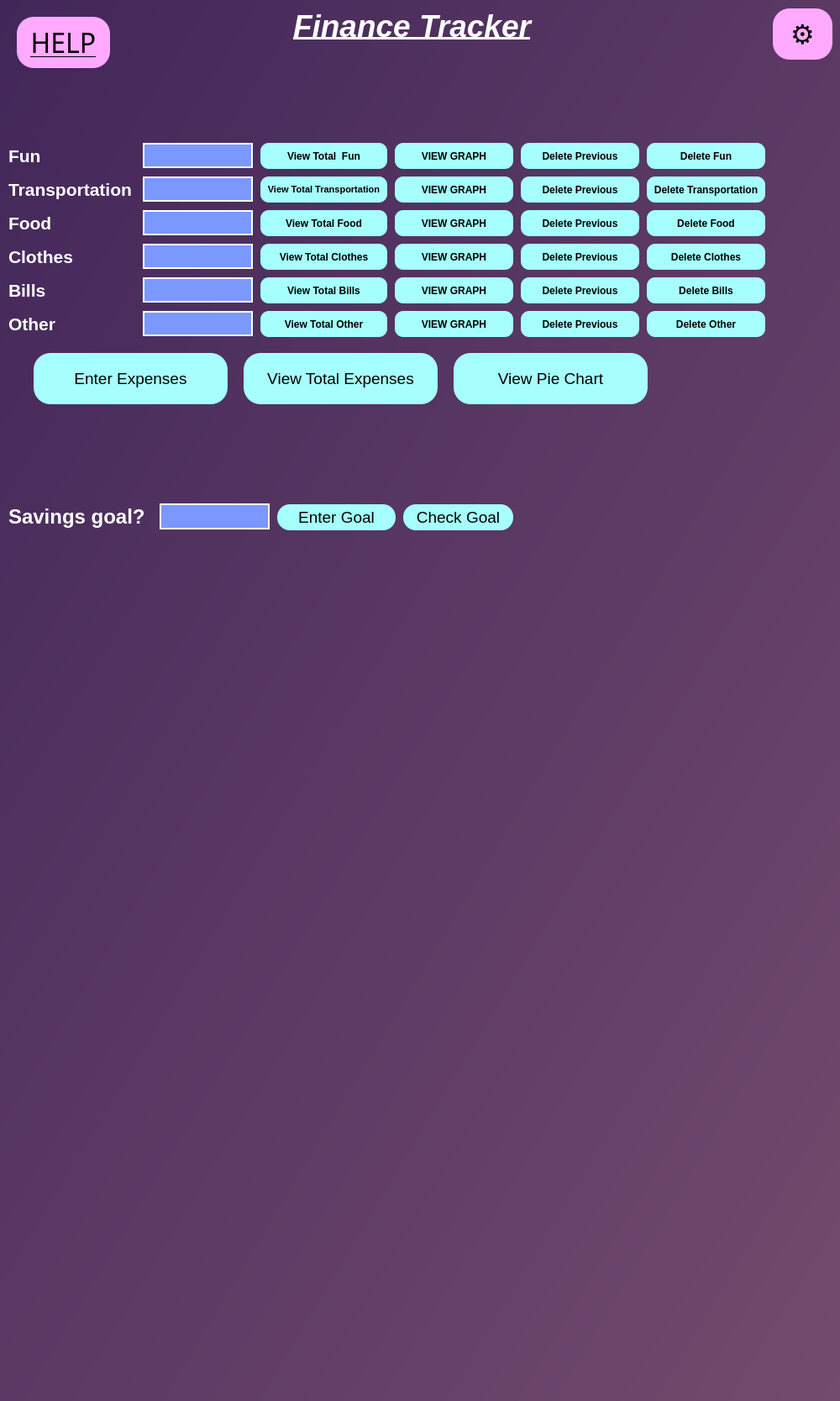
<?xml version="1.0" encoding="UTF-8"?>
<ui version="4.0">
 <class>Dialog</class>
 <widget class="QDialog" name="Dialog">
  <property name="geometry">
   <rect>
    <x>0</x>
    <y>0</y>
    <width>1000</width>
    <height>1667</height>
   </rect>
  </property>
  <property name="windowTitle">
   <string>Finance App</string>
  </property>
  <property name="styleSheet">
   <string notr="true">QDialog#Dialog{
background-color: qlineargradient(spread:pad, x1:0, y1:0, x2:1, y2:1, stop:0 rgba(66, 39, 90, 1), stop:1 rgba(115, 75, 109, 1))
}</string>
  </property>
  <widget class="QLabel" name="label">
   <property name="geometry">
    <rect>
     <x>325</x>
     <y>10</y>
     <width>331</width>
     <height>41</height>
    </rect>
   </property>
   <property name="font">
    <font>
     <pointsize>28</pointsize>
     <weight>75</weight>
     <italic>true</italic>
     <bold>true</bold>
     <underline>true</underline>
     <strikeout>false</strikeout>
     <kerning>true</kerning>
    </font>
   </property>
   <property name="acceptDrops">
    <bool>false</bool>
   </property>
   <property name="autoFillBackground">
    <bool>false</bool>
   </property>
   <property name="styleSheet">
    <string notr="true">color: rgb(255, 255, 255); font-size:28pt;
font-weight:600; 
</string>
   </property>
   <property name="text">
    <string>&lt;html&gt;&lt;head/&gt;&lt;body&gt;&lt;p&gt;Finance Tracker&lt;/p&gt;&lt;/body&gt;&lt;/html&gt;</string>
   </property>
   <property name="alignment">
    <set>Qt::AlignCenter</set>
   </property>
   <property name="wordWrap">
    <bool>false</bool>
   </property>
   <property name="indent">
    <number>150</number>
   </property>
  </widget>
  <widget class="QLabel" name="funLabel">
   <property name="geometry">
    <rect>
     <x>10</x>
     <y>170</y>
     <width>131</width>
     <height>31</height>
    </rect>
   </property>
   <property name="font">
    <font>
     <pointsize>16</pointsize>
     <weight>75</weight>
     <bold>true</bold>
    </font>
   </property>
   <property name="styleSheet">
    <string notr="true">color:rgb(255, 255, 255); font-size: 16pt;</string>
   </property>
   <property name="text">
    <string>Fun</string>
   </property>
  </widget>
  <widget class="QLabel" name="transportationLabel">
   <property name="geometry">
    <rect>
     <x>10</x>
     <y>210</y>
     <width>161</width>
     <height>31</height>
    </rect>
   </property>
   <property name="font">
    <font>
     <pointsize>16</pointsize>
     <weight>75</weight>
     <bold>true</bold>
    </font>
   </property>
   <property name="styleSheet">
    <string notr="true">color:rgb(255, 255, 255); font-size: 16pt;</string>
   </property>
   <property name="text">
    <string>Transportation</string>
   </property>
  </widget>
  <widget class="QLabel" name="foodLabel">
   <property name="geometry">
    <rect>
     <x>10</x>
     <y>250</y>
     <width>141</width>
     <height>31</height>
    </rect>
   </property>
   <property name="font">
    <font>
     <pointsize>16</pointsize>
     <weight>75</weight>
     <bold>true</bold>
    </font>
   </property>
   <property name="styleSheet">
    <string notr="true">color:rgb(255, 255, 255); font-size: 16pt;</string>
   </property>
   <property name="text">
    <string>Food</string>
   </property>
  </widget>
  <widget class="QLabel" name="clothesLabel">
   <property name="geometry">
    <rect>
     <x>10</x>
     <y>290</y>
     <width>141</width>
     <height>31</height>
    </rect>
   </property>
   <property name="font">
    <font>
     <pointsize>16</pointsize>
     <weight>75</weight>
     <bold>true</bold>
    </font>
   </property>
   <property name="styleSheet">
    <string notr="true">color:rgb(255, 255, 255); font-size: 16pt;</string>
   </property>
   <property name="text">
    <string>Clothes </string>
   </property>
  </widget>
  <widget class="QLabel" name="billsLabel">
   <property name="geometry">
    <rect>
     <x>10</x>
     <y>330</y>
     <width>141</width>
     <height>31</height>
    </rect>
   </property>
   <property name="font">
    <font>
     <pointsize>16</pointsize>
     <weight>75</weight>
     <bold>true</bold>
    </font>
   </property>
   <property name="styleSheet">
    <string notr="true">color:rgb(255, 255, 255); font-size: 16pt;</string>
   </property>
   <property name="text">
    <string>Bills</string>
   </property>
  </widget>
  <widget class="QLabel" name="otherLabel">
   <property name="geometry">
    <rect>
     <x>10</x>
     <y>370</y>
     <width>141</width>
     <height>31</height>
    </rect>
   </property>
   <property name="font">
    <font>
     <pointsize>16</pointsize>
     <weight>75</weight>
     <bold>true</bold>
    </font>
   </property>
   <property name="styleSheet">
    <string notr="true">color:rgb(255, 255, 255); font-size: 16pt;</string>
   </property>
   <property name="text">
    <string>Other</string>
   </property>
  </widget>
  <widget class="QLineEdit" name="funEntry">
   <property name="geometry">
    <rect>
     <x>170</x>
     <y>170</y>
     <width>131</width>
     <height>30</height>
    </rect>
   </property>
   <property name="styleSheet">
    <string notr="true">QLineEdit{
background-color: rgb(123, 152, 255);
border: 2px solid rgb(255, 255, 255)
}
QLineEdit:focus{
border: 2px solid rgb(255, 0, 127)

}
</string>
   </property>
  </widget>
  <widget class="QLineEdit" name="transportationEntry">
   <property name="geometry">
    <rect>
     <x>170</x>
     <y>210</y>
     <width>131</width>
     <height>30</height>
    </rect>
   </property>
   <property name="styleSheet">
    <string notr="true">QLineEdit{
background-color: rgb(123, 152, 255);
border: 2px solid rgb(255, 255, 255)
}
QLineEdit:focus{
border: 2px solid rgb(255, 0, 127)

}
</string>
   </property>
  </widget>
  <widget class="QLineEdit" name="foodEntry">
   <property name="geometry">
    <rect>
     <x>170</x>
     <y>250</y>
     <width>131</width>
     <height>30</height>
    </rect>
   </property>
   <property name="styleSheet">
    <string notr="true">QLineEdit{
background-color: rgb(123, 152, 255);
border: 2px solid rgb(255, 255, 255)
}
QLineEdit:focus{
border: 2px solid rgb(255, 0, 127)

}
</string>
   </property>
  </widget>
  <widget class="QLineEdit" name="clothesEntry">
   <property name="geometry">
    <rect>
     <x>170</x>
     <y>290</y>
     <width>131</width>
     <height>30</height>
    </rect>
   </property>
   <property name="styleSheet">
    <string notr="true">QLineEdit{
background-color: rgb(123, 152, 255);
border: 2px solid rgb(255, 255, 255)
}
QLineEdit:focus{
border: 2px solid rgb(255, 0, 127)

}
</string>
   </property>
  </widget>
  <widget class="QLineEdit" name="billsEntry">
   <property name="geometry">
    <rect>
     <x>170</x>
     <y>330</y>
     <width>131</width>
     <height>30</height>
    </rect>
   </property>
   <property name="styleSheet">
    <string notr="true">QLineEdit{
background-color: rgb(123, 152, 255);
border: 2px solid rgb(255, 255, 255)
}
QLineEdit:focus{
border: 2px solid rgb(255, 0, 127)

}
</string>
   </property>
  </widget>
  <widget class="QLineEdit" name="otherEntry">
   <property name="geometry">
    <rect>
     <x>170</x>
     <y>370</y>
     <width>131</width>
     <height>30</height>
    </rect>
   </property>
   <property name="styleSheet">
    <string notr="true">QLineEdit{
background-color: rgb(123, 152, 255);
border: 2px solid rgb(255, 255, 255)
}
QLineEdit:focus{
border: 2px solid rgb(255, 0, 127)

}
</string>
   </property>
  </widget>
  <widget class="QPushButton" name="enterAllDataButton">
   <property name="geometry">
    <rect>
     <x>40</x>
     <y>420</y>
     <width>231</width>
     <height>61</height>
    </rect>
   </property>
   <property name="styleSheet">
    <string notr="true">QPushButton{
background-color: rgb(166, 255, 252); font-size: 14pt; 
border-width: 1px;
border-radius: 20px;
}

QPushButton:hover{
	background-color: rgb(85, 255, 127);
}</string>
   </property>
   <property name="text">
    <string>Enter Expenses</string>
   </property>
  </widget>
  <widget class="QPushButton" name="viewTotalFunButton">
   <property name="geometry">
    <rect>
     <x>310</x>
     <y>170</y>
     <width>151</width>
     <height>31</height>
    </rect>
   </property>
   <property name="font">
    <font>
     <pointsize>9</pointsize>
     <weight>75</weight>
     <bold>true</bold>
    </font>
   </property>
   <property name="styleSheet">
    <string notr="true">QPushButton{
background-color: rgb(166, 255, 252); font-size: 9pt; 
border-width: 1px;
border-radius: 10px;

}

QPushButton:hover{
	background-color: rgb(85, 255, 127);
}</string>
   </property>
   <property name="text">
    <string>View Total  Fun</string>
   </property>
  </widget>
  <widget class="QLabel" name="spentSpecificLabel">
   <property name="geometry">
    <rect>
     <x>40</x>
     <y>520</y>
     <width>891</width>
     <height>51</height>
    </rect>
   </property>
   <property name="font">
    <font>
     <pointsize>16</pointsize>
     <weight>75</weight>
     <italic>true</italic>
     <bold>true</bold>
    </font>
   </property>
   <property name="styleSheet">
    <string notr="true">color:rgb(255, 255, 255); font-size: 16pt;</string>
   </property>
   <property name="text">
    <string/>
   </property>
  </widget>
  <widget class="QPushButton" name="viewTotalTransportationButton">
   <property name="geometry">
    <rect>
     <x>310</x>
     <y>210</y>
     <width>151</width>
     <height>31</height>
    </rect>
   </property>
   <property name="font">
    <font>
     <pointsize>8</pointsize>
     <weight>75</weight>
     <bold>true</bold>
    </font>
   </property>
   <property name="styleSheet">
    <string notr="true">QPushButton{
background-color: rgb(166, 255, 252); font-size: 8pt; 
border-width: 1px;
border-radius: 10px;

}

QPushButton:hover{
	background-color: rgb(85, 255, 127);
}</string>
   </property>
   <property name="text">
    <string>View Total Transportation</string>
   </property>
  </widget>
  <widget class="QPushButton" name="viewTotalFoodButton">
   <property name="geometry">
    <rect>
     <x>310</x>
     <y>250</y>
     <width>151</width>
     <height>31</height>
    </rect>
   </property>
   <property name="font">
    <font>
     <pointsize>9</pointsize>
     <weight>75</weight>
     <bold>true</bold>
    </font>
   </property>
   <property name="styleSheet">
    <string notr="true">QPushButton{
background-color: rgb(166, 255, 252); font-size: 9pt; 
border-width: 1px;
border-radius: 10px;

}

QPushButton:hover{
	background-color: rgb(85, 255, 127);
}</string>
   </property>
   <property name="text">
    <string>View Total Food</string>
   </property>
  </widget>
  <widget class="QPushButton" name="viewTotalClothesButton">
   <property name="geometry">
    <rect>
     <x>310</x>
     <y>290</y>
     <width>151</width>
     <height>31</height>
    </rect>
   </property>
   <property name="font">
    <font>
     <pointsize>9</pointsize>
     <weight>75</weight>
     <bold>true</bold>
    </font>
   </property>
   <property name="styleSheet">
    <string notr="true">QPushButton{
background-color: rgb(166, 255, 252); font-size: 9pt; 
border-width: 1px;
border-radius: 10px;

}

QPushButton:hover{
	background-color: rgb(85, 255, 127);
}</string>
   </property>
   <property name="text">
    <string>View Total Clothes</string>
   </property>
  </widget>
  <widget class="QPushButton" name="viewTotalBillsButton">
   <property name="geometry">
    <rect>
     <x>310</x>
     <y>330</y>
     <width>151</width>
     <height>31</height>
    </rect>
   </property>
   <property name="font">
    <font>
     <pointsize>9</pointsize>
     <weight>75</weight>
     <bold>true</bold>
    </font>
   </property>
   <property name="styleSheet">
    <string notr="true">QPushButton{
background-color: rgb(166, 255, 252); font-size: 9pt; 
border-width: 1px;
border-radius: 10px;

}

QPushButton:hover{
	background-color: rgb(85, 255, 127);
}</string>
   </property>
   <property name="text">
    <string>View Total Bills</string>
   </property>
  </widget>
  <widget class="QPushButton" name="viewTotalOtherButton">
   <property name="geometry">
    <rect>
     <x>310</x>
     <y>370</y>
     <width>151</width>
     <height>31</height>
    </rect>
   </property>
   <property name="font">
    <font>
     <pointsize>9</pointsize>
     <weight>75</weight>
     <bold>true</bold>
    </font>
   </property>
   <property name="styleSheet">
    <string notr="true">QPushButton{
background-color: rgb(166, 255, 252); font-size: 9pt; 
border-width: 1px;
border-radius: 10px;

}

QPushButton:hover{
	background-color: rgb(85, 255, 127);
}</string>
   </property>
   <property name="text">
    <string>View Total Other</string>
   </property>
  </widget>
  <widget class="QPushButton" name="viewTotalExpenses">
   <property name="geometry">
    <rect>
     <x>290</x>
     <y>420</y>
     <width>231</width>
     <height>61</height>
    </rect>
   </property>
   <property name="styleSheet">
    <string notr="true">QPushButton{
background-color: rgb(166, 255, 252); font-size: 14pt; 
border-width: 1px;
border-radius: 20px;
}

QPushButton:hover{
	background-color: rgb(85, 255, 127);
}</string>
   </property>
   <property name="text">
    <string>View Total Expenses</string>
   </property>
  </widget>
  <widget class="QPushButton" name="viewFunGraph">
   <property name="geometry">
    <rect>
     <x>470</x>
     <y>170</y>
     <width>141</width>
     <height>31</height>
    </rect>
   </property>
   <property name="font">
    <font>
     <pointsize>9</pointsize>
     <weight>75</weight>
     <bold>true</bold>
    </font>
   </property>
   <property name="styleSheet">
    <string notr="true">QPushButton{
background-color: rgb(166, 255, 252); font-size: 9pt; 
border-width: 1px;
border-radius: 10px;

}

QPushButton:hover{
	background-color: rgb(85, 255, 127);
}</string>
   </property>
   <property name="text">
    <string>VIEW GRAPH</string>
   </property>
  </widget>
  <widget class="QPushButton" name="viewTransportGraph">
   <property name="geometry">
    <rect>
     <x>470</x>
     <y>210</y>
     <width>141</width>
     <height>31</height>
    </rect>
   </property>
   <property name="font">
    <font>
     <pointsize>9</pointsize>
     <weight>75</weight>
     <bold>true</bold>
    </font>
   </property>
   <property name="styleSheet">
    <string notr="true">QPushButton{
background-color: rgb(166, 255, 252); font-size: 9pt; 
border-width: 1px;
border-radius: 10px;

}

QPushButton:hover{
	background-color: rgb(85, 255, 127);
}</string>
   </property>
   <property name="text">
    <string>VIEW GRAPH</string>
   </property>
  </widget>
  <widget class="QPushButton" name="viewFoodGraph">
   <property name="geometry">
    <rect>
     <x>470</x>
     <y>250</y>
     <width>141</width>
     <height>31</height>
    </rect>
   </property>
   <property name="font">
    <font>
     <pointsize>9</pointsize>
     <weight>75</weight>
     <bold>true</bold>
    </font>
   </property>
   <property name="styleSheet">
    <string notr="true">QPushButton{
background-color: rgb(166, 255, 252); font-size: 9pt; 
border-width: 1px;
border-radius: 10px;

}

QPushButton:hover{
	background-color: rgb(85, 255, 127);
}</string>
   </property>
   <property name="text">
    <string>VIEW GRAPH</string>
   </property>
  </widget>
  <widget class="QPushButton" name="viewClothesGraph">
   <property name="geometry">
    <rect>
     <x>470</x>
     <y>290</y>
     <width>141</width>
     <height>31</height>
    </rect>
   </property>
   <property name="font">
    <font>
     <pointsize>9</pointsize>
     <weight>75</weight>
     <bold>true</bold>
    </font>
   </property>
   <property name="styleSheet">
    <string notr="true">QPushButton{
background-color: rgb(166, 255, 252); font-size: 9pt; 
border-width: 1px;
border-radius: 10px;

}

QPushButton:hover{
	background-color: rgb(85, 255, 127);
}</string>
   </property>
   <property name="text">
    <string>VIEW GRAPH</string>
   </property>
  </widget>
  <widget class="QPushButton" name="viewBillsGraph">
   <property name="geometry">
    <rect>
     <x>470</x>
     <y>330</y>
     <width>141</width>
     <height>31</height>
    </rect>
   </property>
   <property name="font">
    <font>
     <pointsize>9</pointsize>
     <weight>75</weight>
     <bold>true</bold>
    </font>
   </property>
   <property name="styleSheet">
    <string notr="true">QPushButton{
background-color: rgb(166, 255, 252); font-size: 9pt; 
border-width: 1px;
border-radius: 10px;

}

QPushButton:hover{
	background-color: rgb(85, 255, 127);
}</string>
   </property>
   <property name="text">
    <string>VIEW GRAPH</string>
   </property>
  </widget>
  <widget class="QPushButton" name="viewOtherGraph">
   <property name="geometry">
    <rect>
     <x>470</x>
     <y>370</y>
     <width>141</width>
     <height>31</height>
    </rect>
   </property>
   <property name="font">
    <font>
     <pointsize>9</pointsize>
     <weight>75</weight>
     <bold>true</bold>
    </font>
   </property>
   <property name="styleSheet">
    <string notr="true">QPushButton{
background-color: rgb(166, 255, 252); font-size: 9pt; 
border-width: 1px;
border-radius: 10px;

}

QPushButton:hover{
	background-color: rgb(85, 255, 127);
}</string>
   </property>
   <property name="text">
    <string>VIEW GRAPH</string>
   </property>
  </widget>
  <widget class="QPushButton" name="viewPieChart">
   <property name="geometry">
    <rect>
     <x>540</x>
     <y>420</y>
     <width>231</width>
     <height>61</height>
    </rect>
   </property>
   <property name="styleSheet">
    <string notr="true">QPushButton{
background-color: rgb(166, 255, 252); font-size: 14pt; 
border-width: 1px;
border-radius: 20px;
}

QPushButton:hover{
	background-color: rgb(85, 255, 127);
}</string>
   </property>
   <property name="text">
    <string>View Pie Chart</string>
   </property>
  </widget>
  <widget class="QPushButton" name="settingsButton">
   <property name="geometry">
    <rect>
     <x>920</x>
     <y>10</y>
     <width>71</width>
     <height>61</height>
    </rect>
   </property>
   <property name="font">
    <font>
     <pointsize>24</pointsize>
    </font>
   </property>
   <property name="styleSheet">
    <string notr="true">QPushButton{
background-color: rgb(255, 170, 255); font-size: 24pt; 
border-width: 1px;
border-radius: 20px;
}

QPushButton:hover{
	background-color: rgb(85, 255, 127);
}</string>
   </property>
   <property name="text">
    <string>⚙️</string>
   </property>
  </widget>
  <widget class="QPushButton" name="deletePrevFun">
   <property name="geometry">
    <rect>
     <x>620</x>
     <y>170</y>
     <width>141</width>
     <height>31</height>
    </rect>
   </property>
   <property name="font">
    <font>
     <pointsize>9</pointsize>
     <weight>75</weight>
     <bold>true</bold>
    </font>
   </property>
   <property name="styleSheet">
    <string notr="true">QPushButton{
background-color: rgb(166, 255, 252); font-size: 9pt; 
border-width: 1px;
border-radius: 10px;

}

QPushButton:hover{
	background-color: rgb(85, 255, 127);
}</string>
   </property>
   <property name="text">
    <string>Delete Previous</string>
   </property>
  </widget>
  <widget class="QPushButton" name="deletePrevTransportation">
   <property name="geometry">
    <rect>
     <x>620</x>
     <y>210</y>
     <width>141</width>
     <height>31</height>
    </rect>
   </property>
   <property name="font">
    <font>
     <pointsize>9</pointsize>
     <weight>75</weight>
     <bold>true</bold>
    </font>
   </property>
   <property name="styleSheet">
    <string notr="true">QPushButton{
background-color: rgb(166, 255, 252); font-size: 9pt; 
border-width: 1px;
border-radius: 10px;

}

QPushButton:hover{
	background-color: rgb(85, 255, 127);
}</string>
   </property>
   <property name="text">
    <string>Delete Previous</string>
   </property>
  </widget>
  <widget class="QPushButton" name="deletePrevClothes">
   <property name="geometry">
    <rect>
     <x>620</x>
     <y>290</y>
     <width>141</width>
     <height>31</height>
    </rect>
   </property>
   <property name="font">
    <font>
     <pointsize>9</pointsize>
     <weight>75</weight>
     <bold>true</bold>
    </font>
   </property>
   <property name="styleSheet">
    <string notr="true">QPushButton{
background-color: rgb(166, 255, 252); font-size: 9pt; 
border-width: 1px;
border-radius: 10px;

}

QPushButton:hover{
	background-color: rgb(85, 255, 127);
}</string>
   </property>
   <property name="text">
    <string>Delete Previous</string>
   </property>
  </widget>
  <widget class="QPushButton" name="deletePrevFood">
   <property name="geometry">
    <rect>
     <x>620</x>
     <y>250</y>
     <width>141</width>
     <height>31</height>
    </rect>
   </property>
   <property name="font">
    <font>
     <pointsize>9</pointsize>
     <weight>75</weight>
     <bold>true</bold>
    </font>
   </property>
   <property name="styleSheet">
    <string notr="true">QPushButton{
background-color: rgb(166, 255, 252); font-size: 9pt; 
border-width: 1px;
border-radius: 10px;

}

QPushButton:hover{
	background-color: rgb(85, 255, 127);
}</string>
   </property>
   <property name="text">
    <string>Delete Previous</string>
   </property>
  </widget>
  <widget class="QPushButton" name="deletePrevOther">
   <property name="geometry">
    <rect>
     <x>620</x>
     <y>370</y>
     <width>141</width>
     <height>31</height>
    </rect>
   </property>
   <property name="font">
    <font>
     <pointsize>9</pointsize>
     <weight>75</weight>
     <bold>true</bold>
    </font>
   </property>
   <property name="styleSheet">
    <string notr="true">QPushButton{
background-color: rgb(166, 255, 252); font-size: 9pt; 
border-width: 1px;
border-radius: 10px;

}

QPushButton:hover{
	background-color: rgb(85, 255, 127);
}</string>
   </property>
   <property name="text">
    <string>Delete Previous</string>
   </property>
  </widget>
  <widget class="QPushButton" name="deletePrevBills">
   <property name="geometry">
    <rect>
     <x>620</x>
     <y>330</y>
     <width>141</width>
     <height>31</height>
    </rect>
   </property>
   <property name="font">
    <font>
     <pointsize>9</pointsize>
     <weight>75</weight>
     <bold>true</bold>
    </font>
   </property>
   <property name="styleSheet">
    <string notr="true">QPushButton{
background-color: rgb(166, 255, 252); font-size: 9pt; 
border-width: 1px;
border-radius: 10px;

}

QPushButton:hover{
	background-color: rgb(85, 255, 127);
}</string>
   </property>
   <property name="text">
    <string>Delete Previous</string>
   </property>
  </widget>
  <widget class="QLabel" name="label_2">
   <property name="geometry">
    <rect>
     <x>10</x>
     <y>600</y>
     <width>171</width>
     <height>31</height>
    </rect>
   </property>
   <property name="styleSheet">
    <string notr="true">color:rgb(255, 255, 255); font-size: 16pt;</string>
   </property>
   <property name="text">
    <string>&lt;html&gt;&lt;head/&gt;&lt;body&gt;&lt;p&gt;&lt;span style=&quot; font-size:18pt; font-weight:600;&quot;&gt;Savings goal?&lt;/span&gt;&lt;/p&gt;&lt;/body&gt;&lt;/html&gt;</string>
   </property>
  </widget>
  <widget class="QLineEdit" name="goalEntry">
   <property name="geometry">
    <rect>
     <x>190</x>
     <y>599</y>
     <width>131</width>
     <height>31</height>
    </rect>
   </property>
   <property name="styleSheet">
    <string notr="true">QLineEdit{
background-color: rgb(123, 152, 255);
border: 2px solid rgb(255, 255, 255)
}
QLineEdit:focus{
border: 2px solid rgb(255, 0, 127)

}
</string>
   </property>
  </widget>
  <widget class="QPushButton" name="enterGoalButton">
   <property name="geometry">
    <rect>
     <x>330</x>
     <y>600</y>
     <width>141</width>
     <height>31</height>
    </rect>
   </property>
   <property name="styleSheet">
    <string notr="true">QPushButton{
background-color: rgb(166, 255, 252); font-size: 14pt; 
border-width: 1px;
border-radius: 15px;
}

QPushButton:hover{
	background-color: rgb(85, 255, 127);
}</string>
   </property>
   <property name="text">
    <string>Enter Goal</string>
   </property>
  </widget>
  <widget class="QPushButton" name="checkGoalButton">
   <property name="geometry">
    <rect>
     <x>480</x>
     <y>600</y>
     <width>131</width>
     <height>31</height>
    </rect>
   </property>
   <property name="styleSheet">
    <string notr="true">QPushButton{
background-color: rgb(166, 255, 252); font-size: 14pt; 
border-width: 1px;
border-radius: 15px;
}

QPushButton:hover{
	background-color: rgb(85, 255, 127);
}</string>
   </property>
   <property name="text">
    <string>Check Goal</string>
   </property>
  </widget>
  <widget class="QPushButton" name="del_table_fun">
   <property name="geometry">
    <rect>
     <x>770</x>
     <y>170</y>
     <width>141</width>
     <height>31</height>
    </rect>
   </property>
   <property name="font">
    <font>
     <pointsize>9</pointsize>
     <weight>75</weight>
     <bold>true</bold>
    </font>
   </property>
   <property name="styleSheet">
    <string notr="true">QPushButton{
background-color: rgb(166, 255, 252); font-size: 9pt; 
border-width: 1px;
border-radius: 10px;

}

QPushButton:hover{
	background-color: rgb(85, 255, 127);
}</string>
   </property>
   <property name="text">
    <string>Delete Fun</string>
   </property>
  </widget>
  <widget class="QPushButton" name="del_table_transportation">
   <property name="geometry">
    <rect>
     <x>770</x>
     <y>210</y>
     <width>141</width>
     <height>31</height>
    </rect>
   </property>
   <property name="font">
    <font>
     <pointsize>9</pointsize>
     <weight>75</weight>
     <bold>true</bold>
    </font>
   </property>
   <property name="styleSheet">
    <string notr="true">QPushButton{
background-color: rgb(166, 255, 252); font-size: 9pt; 
border-width: 1px;
border-radius: 10px;

}

QPushButton:hover{
	background-color: rgb(85, 255, 127);
}</string>
   </property>
   <property name="text">
    <string>Delete Transportation</string>
   </property>
  </widget>
  <widget class="QPushButton" name="del_table_clothes">
   <property name="geometry">
    <rect>
     <x>770</x>
     <y>290</y>
     <width>141</width>
     <height>31</height>
    </rect>
   </property>
   <property name="font">
    <font>
     <pointsize>9</pointsize>
     <weight>75</weight>
     <bold>true</bold>
    </font>
   </property>
   <property name="styleSheet">
    <string notr="true">QPushButton{
background-color: rgb(166, 255, 252); font-size: 9pt; 
border-width: 1px;
border-radius: 10px;

}

QPushButton:hover{
	background-color: rgb(85, 255, 127);
}</string>
   </property>
   <property name="text">
    <string>Delete Clothes</string>
   </property>
  </widget>
  <widget class="QPushButton" name="del_table_food">
   <property name="geometry">
    <rect>
     <x>770</x>
     <y>250</y>
     <width>141</width>
     <height>31</height>
    </rect>
   </property>
   <property name="font">
    <font>
     <pointsize>9</pointsize>
     <weight>75</weight>
     <bold>true</bold>
    </font>
   </property>
   <property name="styleSheet">
    <string notr="true">QPushButton{
background-color: rgb(166, 255, 252); font-size: 9pt; 
border-width: 1px;
border-radius: 10px;

}

QPushButton:hover{
	background-color: rgb(85, 255, 127);
}</string>
   </property>
   <property name="text">
    <string>Delete Food</string>
   </property>
  </widget>
  <widget class="QPushButton" name="del_table_bills">
   <property name="geometry">
    <rect>
     <x>770</x>
     <y>330</y>
     <width>141</width>
     <height>31</height>
    </rect>
   </property>
   <property name="font">
    <font>
     <pointsize>9</pointsize>
     <weight>75</weight>
     <bold>true</bold>
    </font>
   </property>
   <property name="styleSheet">
    <string notr="true">QPushButton{
background-color: rgb(166, 255, 252); font-size: 9pt; 
border-width: 1px;
border-radius: 10px;

}

QPushButton:hover{
	background-color: rgb(85, 255, 127);
}</string>
   </property>
   <property name="text">
    <string>Delete Bills</string>
   </property>
  </widget>
  <widget class="QPushButton" name="del_table_other">
   <property name="geometry">
    <rect>
     <x>770</x>
     <y>370</y>
     <width>141</width>
     <height>31</height>
    </rect>
   </property>
   <property name="font">
    <font>
     <pointsize>9</pointsize>
     <weight>75</weight>
     <bold>true</bold>
    </font>
   </property>
   <property name="styleSheet">
    <string notr="true">QPushButton{
background-color: rgb(166, 255, 252); font-size: 9pt; 
border-width: 1px;
border-radius: 10px;

}

QPushButton:hover{
	background-color: rgb(85, 255, 127);
}</string>
   </property>
   <property name="text">
    <string>Delete Other</string>
   </property>
  </widget>
  <widget class="QPushButton" name="helpButton">
   <property name="geometry">
    <rect>
     <x>20</x>
     <y>20</y>
     <width>111</width>
     <height>61</height>
    </rect>
   </property>
   <property name="font">
    <font>
     <family>Kristen ITC</family>
     <pointsize>24</pointsize>
     <weight>50</weight>
     <italic>false</italic>
     <bold>false</bold>
     <underline>true</underline>
    </font>
   </property>
   <property name="styleSheet">
    <string notr="true">QPushButton{
background-color: rgb(255, 170, 255); font-size: 24pt; 
border-width: 1px;
border-radius: 20px;
}

QPushButton:hover{
	background-color: rgb(128, 103, 255);
}</string>
   </property>
   <property name="text">
    <string>HELP</string>
   </property>
  </widget>
 </widget>
 <resources>
  <include location="settingsImg.qrc"/>
 </resources>
 <connections/>
</ui>
